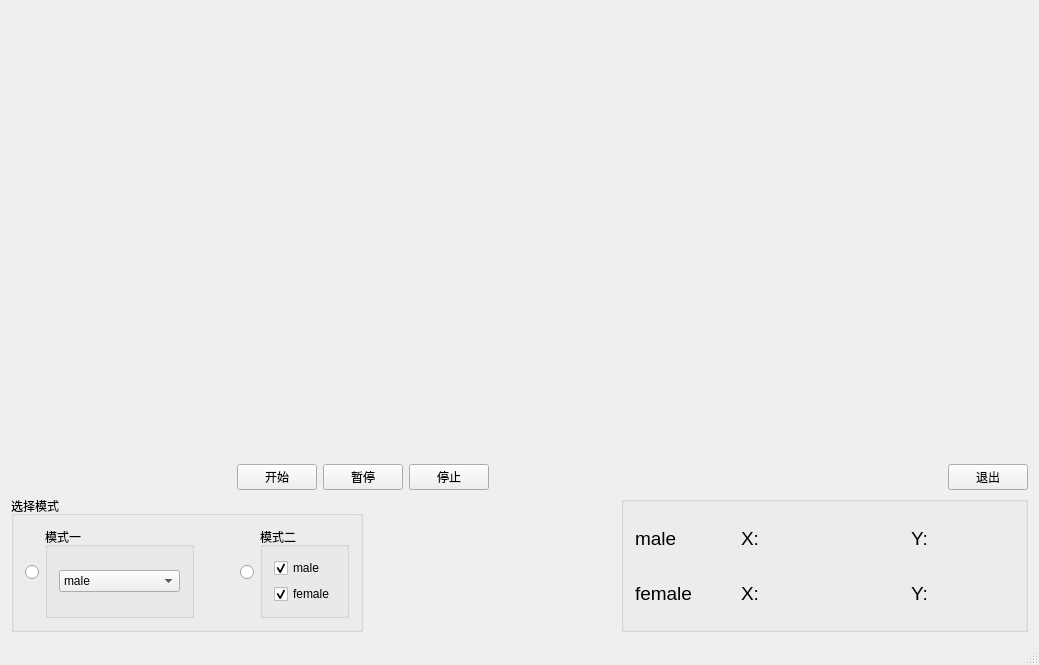
<?xml version="1.0" encoding="UTF-8"?>
<ui version="4.0">
 <class>MainWindow</class>
 <widget class="QMainWindow" name="MainWindow">
  <property name="geometry">
   <rect>
    <x>0</x>
    <y>0</y>
    <width>1039</width>
    <height>665</height>
   </rect>
  </property>
  <property name="windowTitle">
   <string>波形范例</string>
  </property>
  <property name="windowIcon">
   <iconset>
    <normaloff>64x64.ico</normaloff>64x64.ico</iconset>
  </property>
  <widget class="QWidget" name="centralWidget">
   <layout class="QVBoxLayout" name="verticalLayout_2" stretch="1,0,0">
    <item>
     <widget class="QCustomPlot" name="customPlot" native="true"/>
    </item>
    <item>
     <layout class="QHBoxLayout" name="horizontalLayout_4">
      <item>
       <spacer name="horizontalSpacer_7">
        <property name="orientation">
         <enum>Qt::Horizontal</enum>
        </property>
        <property name="sizeHint" stdset="0">
         <size>
          <width>40</width>
          <height>20</height>
         </size>
        </property>
       </spacer>
      </item>
      <item>
       <widget class="QPushButton" name="pushButton_start">
        <property name="text">
         <string>开始</string>
        </property>
       </widget>
      </item>
      <item>
       <widget class="QPushButton" name="pushButton_pause">
        <property name="text">
         <string>暂停</string>
        </property>
       </widget>
      </item>
      <item>
       <widget class="QPushButton" name="pushButton_stop">
        <property name="text">
         <string>停止</string>
        </property>
       </widget>
      </item>
      <item>
       <spacer name="horizontalSpacer_8">
        <property name="orientation">
         <enum>Qt::Horizontal</enum>
        </property>
        <property name="sizeHint" stdset="0">
         <size>
          <width>40</width>
          <height>20</height>
         </size>
        </property>
       </spacer>
      </item>
      <item>
       <spacer name="horizontalSpacer_6">
        <property name="orientation">
         <enum>Qt::Horizontal</enum>
        </property>
        <property name="sizeHint" stdset="0">
         <size>
          <width>40</width>
          <height>20</height>
         </size>
        </property>
       </spacer>
      </item>
      <item>
       <widget class="QPushButton" name="pushButton_close">
        <property name="text">
         <string>退出</string>
        </property>
       </widget>
      </item>
     </layout>
    </item>
    <item>
     <layout class="QHBoxLayout" name="horizontalLayout_5">
      <item>
       <widget class="QGroupBox" name="groupBox">
        <property name="title">
         <string>选择模式</string>
        </property>
        <layout class="QHBoxLayout" name="horizontalLayout_3">
         <item>
          <widget class="QRadioButton" name="radioButton_mode1">
           <property name="text">
            <string/>
           </property>
          </widget>
         </item>
         <item>
          <widget class="QGroupBox" name="groupBox_comboBox">
           <property name="title">
            <string>模式一</string>
           </property>
           <layout class="QVBoxLayout" name="verticalLayout_3">
            <item>
             <widget class="QComboBox" name="comboBox_select">
              <item>
               <property name="text">
                <string>male</string>
               </property>
              </item>
              <item>
               <property name="text">
                <string>female</string>
               </property>
              </item>
              <item>
               <property name="text">
                <string>male and female</string>
               </property>
              </item>
             </widget>
            </item>
           </layout>
          </widget>
         </item>
         <item>
          <spacer name="horizontalSpacer_2">
           <property name="orientation">
            <enum>Qt::Horizontal</enum>
           </property>
           <property name="sizeType">
            <enum>QSizePolicy::Fixed</enum>
           </property>
           <property name="sizeHint" stdset="0">
            <size>
             <width>40</width>
             <height>20</height>
            </size>
           </property>
          </spacer>
         </item>
         <item>
          <widget class="QRadioButton" name="radioButton_mode2">
           <property name="text">
            <string/>
           </property>
          </widget>
         </item>
         <item>
          <widget class="QGroupBox" name="groupBox_checkBox">
           <property name="title">
            <string>模式二</string>
           </property>
           <layout class="QVBoxLayout" name="verticalLayout_4">
            <item>
             <widget class="QCheckBox" name="checkBox_male">
              <property name="text">
               <string>male</string>
              </property>
              <property name="checked">
               <bool>true</bool>
              </property>
             </widget>
            </item>
            <item>
             <widget class="QCheckBox" name="checkBox_female">
              <property name="text">
               <string>female</string>
              </property>
              <property name="checked">
               <bool>true</bool>
              </property>
             </widget>
            </item>
           </layout>
          </widget>
         </item>
        </layout>
       </widget>
      </item>
      <item>
       <spacer name="horizontalSpacer_3">
        <property name="orientation">
         <enum>Qt::Horizontal</enum>
        </property>
        <property name="sizeHint" stdset="0">
         <size>
          <width>40</width>
          <height>20</height>
         </size>
        </property>
       </spacer>
      </item>
      <item>
       <widget class="QGroupBox" name="groupBox_2">
        <property name="title">
         <string/>
        </property>
        <layout class="QVBoxLayout" name="verticalLayout_5">
         <item>
          <layout class="QHBoxLayout" name="horizontalLayout">
           <item>
            <widget class="QLabel" name="label_6">
             <property name="sizePolicy">
              <sizepolicy hsizetype="Fixed" vsizetype="Preferred">
               <horstretch>0</horstretch>
               <verstretch>0</verstretch>
              </sizepolicy>
             </property>
             <property name="minimumSize">
              <size>
               <width>100</width>
               <height>0</height>
              </size>
             </property>
             <property name="font">
              <font>
               <pointsize>14</pointsize>
              </font>
             </property>
             <property name="text">
              <string>male  </string>
             </property>
            </widget>
           </item>
           <item>
            <widget class="QLabel" name="label_2">
             <property name="font">
              <font>
               <pointsize>14</pointsize>
              </font>
             </property>
             <property name="text">
              <string>X:</string>
             </property>
            </widget>
           </item>
           <item>
            <widget class="QLabel" name="label_maleX">
             <property name="sizePolicy">
              <sizepolicy hsizetype="Fixed" vsizetype="Preferred">
               <horstretch>0</horstretch>
               <verstretch>0</verstretch>
              </sizepolicy>
             </property>
             <property name="minimumSize">
              <size>
               <width>100</width>
               <height>0</height>
              </size>
             </property>
             <property name="font">
              <font>
               <pointsize>14</pointsize>
              </font>
             </property>
             <property name="text">
              <string/>
             </property>
             <property name="alignment">
              <set>Qt::AlignRight|Qt::AlignTrailing|Qt::AlignVCenter</set>
             </property>
            </widget>
           </item>
           <item>
            <spacer name="horizontalSpacer_4">
             <property name="orientation">
              <enum>Qt::Horizontal</enum>
             </property>
             <property name="sizeHint" stdset="0">
              <size>
               <width>40</width>
               <height>20</height>
              </size>
             </property>
            </spacer>
           </item>
           <item>
            <widget class="QLabel" name="label_3">
             <property name="font">
              <font>
               <pointsize>14</pointsize>
              </font>
             </property>
             <property name="text">
              <string>Y:</string>
             </property>
            </widget>
           </item>
           <item>
            <widget class="QLabel" name="label_maleY">
             <property name="sizePolicy">
              <sizepolicy hsizetype="Fixed" vsizetype="Preferred">
               <horstretch>0</horstretch>
               <verstretch>0</verstretch>
              </sizepolicy>
             </property>
             <property name="minimumSize">
              <size>
               <width>80</width>
               <height>0</height>
              </size>
             </property>
             <property name="font">
              <font>
               <pointsize>14</pointsize>
              </font>
             </property>
             <property name="text">
              <string/>
             </property>
             <property name="alignment">
              <set>Qt::AlignRight|Qt::AlignTrailing|Qt::AlignVCenter</set>
             </property>
            </widget>
           </item>
          </layout>
         </item>
         <item>
          <layout class="QVBoxLayout" name="verticalLayout">
           <item>
            <layout class="QHBoxLayout" name="horizontalLayout_2">
             <item>
              <widget class="QLabel" name="label_7">
               <property name="sizePolicy">
                <sizepolicy hsizetype="Fixed" vsizetype="Preferred">
                 <horstretch>0</horstretch>
                 <verstretch>0</verstretch>
                </sizepolicy>
               </property>
               <property name="minimumSize">
                <size>
                 <width>100</width>
                 <height>0</height>
                </size>
               </property>
               <property name="font">
                <font>
                 <pointsize>14</pointsize>
                </font>
               </property>
               <property name="text">
                <string>female</string>
               </property>
              </widget>
             </item>
             <item>
              <widget class="QLabel" name="label_4">
               <property name="font">
                <font>
                 <pointsize>14</pointsize>
                </font>
               </property>
               <property name="text">
                <string>X:</string>
               </property>
              </widget>
             </item>
             <item>
              <widget class="QLabel" name="label_femaleX">
               <property name="sizePolicy">
                <sizepolicy hsizetype="Fixed" vsizetype="Preferred">
                 <horstretch>0</horstretch>
                 <verstretch>0</verstretch>
                </sizepolicy>
               </property>
               <property name="minimumSize">
                <size>
                 <width>100</width>
                 <height>0</height>
                </size>
               </property>
               <property name="font">
                <font>
                 <pointsize>14</pointsize>
                </font>
               </property>
               <property name="text">
                <string/>
               </property>
               <property name="alignment">
                <set>Qt::AlignRight|Qt::AlignTrailing|Qt::AlignVCenter</set>
               </property>
              </widget>
             </item>
             <item>
              <spacer name="horizontalSpacer_5">
               <property name="orientation">
                <enum>Qt::Horizontal</enum>
               </property>
               <property name="sizeHint" stdset="0">
                <size>
                 <width>40</width>
                 <height>20</height>
                </size>
               </property>
              </spacer>
             </item>
             <item>
              <widget class="QLabel" name="label_5">
               <property name="font">
                <font>
                 <pointsize>14</pointsize>
                </font>
               </property>
               <property name="text">
                <string>Y:</string>
               </property>
              </widget>
             </item>
             <item>
              <widget class="QLabel" name="label_femaleY">
               <property name="sizePolicy">
                <sizepolicy hsizetype="Fixed" vsizetype="Preferred">
                 <horstretch>0</horstretch>
                 <verstretch>0</verstretch>
                </sizepolicy>
               </property>
               <property name="minimumSize">
                <size>
                 <width>80</width>
                 <height>0</height>
                </size>
               </property>
               <property name="font">
                <font>
                 <pointsize>14</pointsize>
                </font>
               </property>
               <property name="text">
                <string/>
               </property>
               <property name="alignment">
                <set>Qt::AlignRight|Qt::AlignTrailing|Qt::AlignVCenter</set>
               </property>
              </widget>
             </item>
            </layout>
           </item>
          </layout>
         </item>
        </layout>
        <zorder></zorder>
        <zorder></zorder>
       </widget>
      </item>
     </layout>
    </item>
   </layout>
  </widget>
  <widget class="QMenuBar" name="menuBar">
   <property name="geometry">
    <rect>
     <x>0</x>
     <y>0</y>
     <width>1039</width>
     <height>26</height>
    </rect>
   </property>
  </widget>
  <widget class="QStatusBar" name="statusBar"/>
 </widget>
 <layoutdefault spacing="6" margin="11"/>
 <customwidgets>
  <customwidget>
   <class>QCustomPlot</class>
   <extends>QWidget</extends>
   <header location="global">qcustomplot.h</header>
   <container>1</container>
  </customwidget>
 </customwidgets>
 <resources/>
 <connections/>
</ui>
